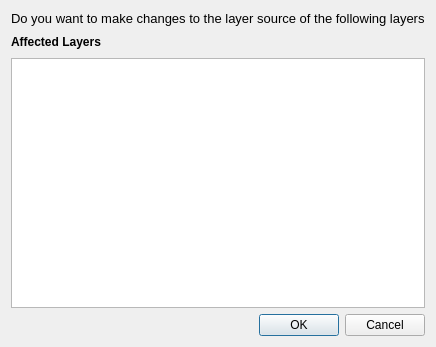
<?xml version="1.0" encoding="UTF-8"?>
<ui version="4.0">
 <class>Dialog</class>
 <widget class="QDialog" name="Dialog">
  <property name="geometry">
   <rect>
    <x>0</x>
    <y>0</y>
    <width>433</width>
    <height>347</height>
   </rect>
  </property>
  <property name="maximumSize">
   <size>
    <width>16777215</width>
    <height>16777215</height>
   </size>
  </property>
  <property name="windowTitle">
   <string>Do you want to change the following layers</string>
  </property>
  <layout class="QGridLayout" name="gridLayout">
   <item row="0" column="0">
    <layout class="QVBoxLayout" name="verticalLayout" stretch="0,0,0,0">
     <property name="sizeConstraint">
      <enum>QLayout::SetMaximumSize</enum>
     </property>
     <item>
      <widget class="QLabel" name="label_2">
       <property name="font">
        <font>
         <pointsize>10</pointsize>
        </font>
       </property>
       <property name="text">
        <string>Do you want to make changes to the layer source of the following layers</string>
       </property>
      </widget>
     </item>
     <item>
      <widget class="QLabel" name="label">
       <property name="minimumSize">
        <size>
         <width>0</width>
         <height>20</height>
        </size>
       </property>
       <property name="maximumSize">
        <size>
         <width>100</width>
         <height>20</height>
        </size>
       </property>
       <property name="font">
        <font>
         <weight>75</weight>
         <bold>true</bold>
        </font>
       </property>
       <property name="text">
        <string>Affected Layers</string>
       </property>
      </widget>
     </item>
     <item>
      <widget class="QTreeView" name="dialogTreeView">
       <property name="minimumSize">
        <size>
         <width>0</width>
         <height>250</height>
        </size>
       </property>
      </widget>
     </item>
     <item>
      <widget class="QDialogButtonBox" name="buttonBox">
       <property name="sizePolicy">
        <sizepolicy hsizetype="MinimumExpanding" vsizetype="Fixed">
         <horstretch>50</horstretch>
         <verstretch>0</verstretch>
        </sizepolicy>
       </property>
       <property name="minimumSize">
        <size>
         <width>50</width>
         <height>0</height>
        </size>
       </property>
       <property name="orientation">
        <enum>Qt::Horizontal</enum>
       </property>
       <property name="standardButtons">
        <set>QDialogButtonBox::Cancel|QDialogButtonBox::Ok</set>
       </property>
      </widget>
     </item>
    </layout>
   </item>
  </layout>
 </widget>
 <resources/>
 <connections>
  <connection>
   <sender>buttonBox</sender>
   <signal>accepted()</signal>
   <receiver>Dialog</receiver>
   <slot>accept()</slot>
   <hints>
    <hint type="sourcelabel">
     <x>248</x>
     <y>254</y>
    </hint>
    <hint type="destinationlabel">
     <x>157</x>
     <y>274</y>
    </hint>
   </hints>
  </connection>
  <connection>
   <sender>buttonBox</sender>
   <signal>rejected()</signal>
   <receiver>Dialog</receiver>
   <slot>reject()</slot>
   <hints>
    <hint type="sourcelabel">
     <x>316</x>
     <y>260</y>
    </hint>
    <hint type="destinationlabel">
     <x>286</x>
     <y>274</y>
    </hint>
   </hints>
  </connection>
 </connections>
</ui>
